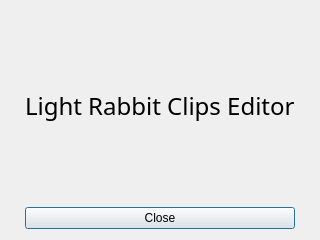
<?xml version="1.0" encoding="UTF-8"?>
<ui version="4.0">
 <class>FormAbout</class>
 <widget class="QDialog" name="FormAbout">
  <property name="geometry">
   <rect>
    <x>0</x>
    <y>0</y>
    <width>320</width>
    <height>240</height>
   </rect>
  </property>
  <property name="windowTitle">
   <string>About</string>
  </property>
  <layout class="QGridLayout" name="gridLayout">
   <item row="0" column="0">
    <widget class="QLabel" name="label">
     <property name="sizePolicy">
      <sizepolicy hsizetype="Maximum" vsizetype="Preferred">
       <horstretch>0</horstretch>
       <verstretch>0</verstretch>
      </sizepolicy>
     </property>
     <property name="font">
      <font>
       <family>Abyssinica SIL</family>
       <pointsize>18</pointsize>
      </font>
     </property>
     <property name="text">
      <string>Light Rabbit Clips Editor</string>
     </property>
    </widget>
   </item>
   <item row="1" column="0">
    <widget class="QPushButton" name="ButtonClose">
     <property name="text">
      <string>Close</string>
     </property>
    </widget>
   </item>
  </layout>
 </widget>
 <resources/>
 <connections/>
</ui>
